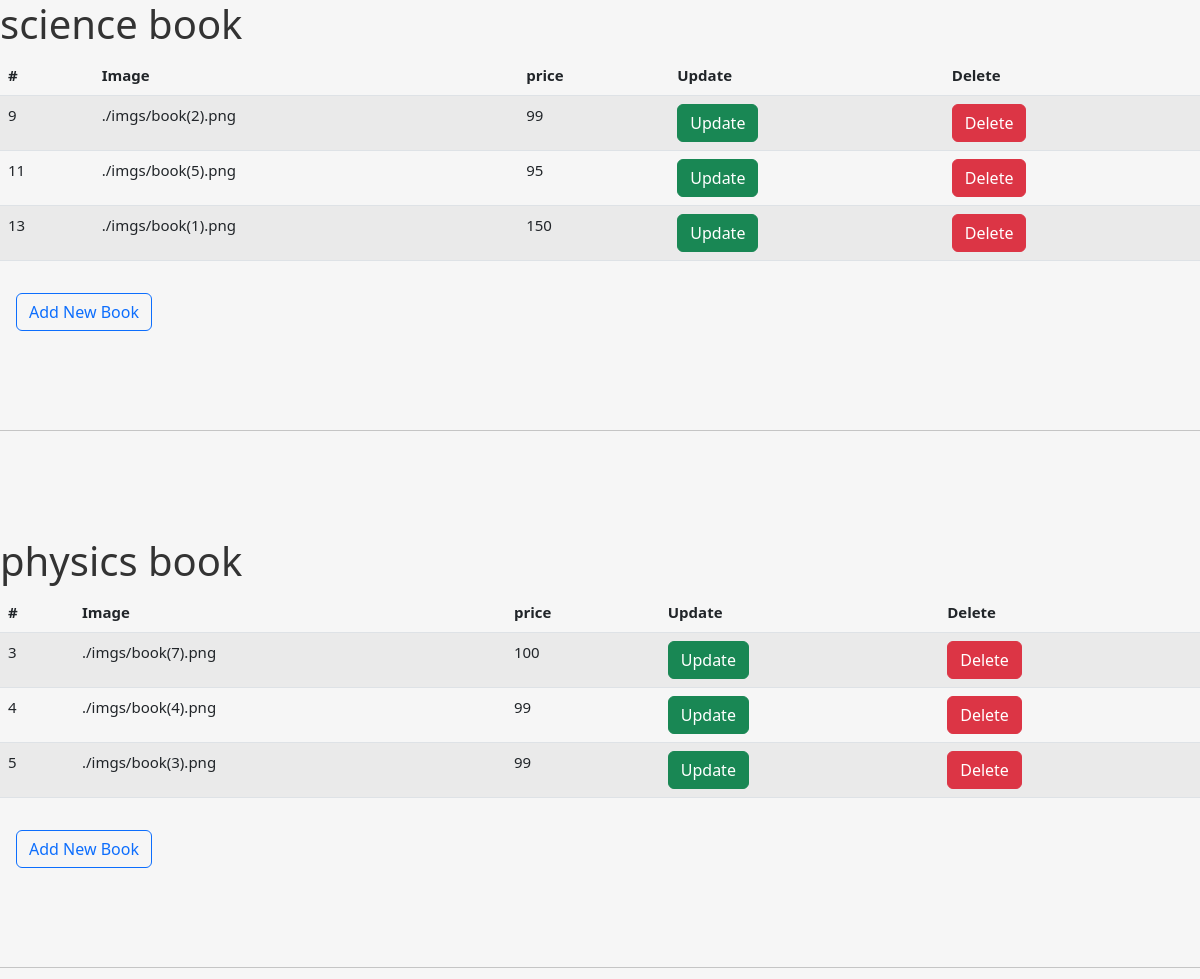
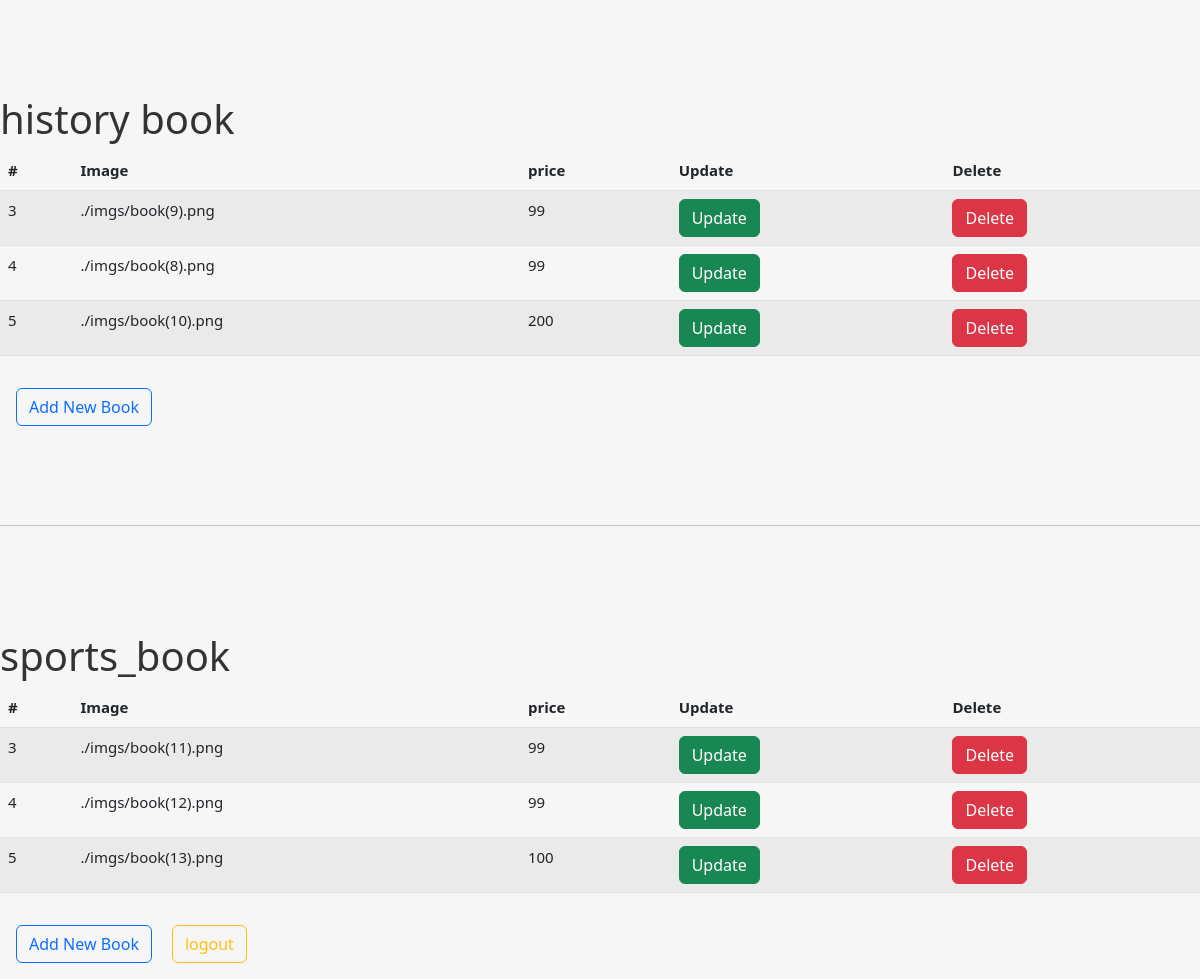
The app's page /home.php with its own data (2 pictures, top to bottom).
### tables this page shows
CREATE TABLE `science_book` (
  `id` int(11) NOT NULL,
  `image` varchar(255) NOT NULL,
  `price` int(11) NOT NULL
);

CREATE TABLE `physics_book` (
  `id` int(11) NOT NULL,
  `image` varchar(255) NOT NULL,
  `price` int(11) NOT NULL
);

CREATE TABLE `history_book` (
  `id` int(11) NOT NULL,
  `image` varchar(255) NOT NULL,
  `price` int(11) NOT NULL
);

CREATE TABLE `sports_book` (
  `id` int(11) NOT NULL,
  `image` varchar(255) NOT NULL,
  `price` int(11) NOT NULL
);

### includes/function/function.php (called while the page is built, shortened)
<?php
function get_all_data($table){
    global $con;
    $stmt = $con->prepare("SELECT * FROM $table");
    $stmt->execute();
    $data = $stmt->fetchAll();
    return $data;
}
?>

### home.php (the view, shortened to what this page needs)
<!DOCTYPE html>
<html lang="en">
<head>
    <link rel="stylesheet" href="css/bootstrap.min.css">
    <link rel="stylesheet" href="css/all.min.css">
    <link rel="stylesheet" href="css/animate.css">
    <link rel="stylesheet" href="css/main.css">
</head>
<body>
<?php
require_once("connect_db.php");
require("./includes/function/function.php");
$science_book = get_all_data('science_book');
$history_book = get_all_data('history_book');
$physics_book = get_all_data('physics_book');
$sports_book = get_all_data('sports_book');
?>
<h1>science book</h1>
<table class="table table-striped">
  <thead>
    <tr>
    <th scope="col">#</th>
    <th scope="col">Image</th>
    <th scope="col">price</th>
    <th scope="col">Update</th>
    <th scope="col">Delete</th>
</tr>
</thead>
<tbody>
<?php foreach($science_book as $book){ ?>
<tr>
    <td><?php echo $book['id']?></td>
    <td><?php echo $book['image']?></td>
    <td><?php echo $book['price']?></td>
    <td><a class="btn btn-success" href="update_science.php?book_id=<?php echo $book['id']?>">Update</a></td>
    <td><a class="btn btn-danger" href="delete_science.php?book_id=<?php echo $book['id']?>">Delete</a></td>
</tr>
<?php } ?>
</tbody>
</table>
<a href="add_science.php" class="btn btn-outline-primary color-white m-3">Add New Book</a>
<br><br><br><br>
<hr>
<br><br><br><br>
<h1>physics book</h1>
<table class="table table-striped">
  <thead>
    <tr>
    <th scope="col">#</th>
    <th scope="col">Image</th>
    <th scope="col">price</th>
    <th scope="col">Update</th>
    <th scope="col">Delete</th>
</tr>
</thead>
<tbody>
<?php foreach($physics_book as $book){ ?>
<tr>
    <td><?php echo $book['id']?></td>
    <td><?php echo $book['image']?></td>
    <td><?php echo $book['price']?></td>
    <td><a class="btn btn-success" href="update_physics.php?book_id=<?php echo $book['id']?>">Update</a></td>
    <td><a class="btn btn-danger" href="delete_physics.php?book_id=<?php echo $book['id']?>">Delete</a></td>
</tr>
<?php } ?>
</tbody>
</table>
<a href="add_physics.php" class="btn btn-outline-primary color-white m-3">Add New Book</a>
<br><br><br><br>
<hr>
<br><br><br><br>
<h1>history book</h1>
<table class="table table-striped">
  <thead>
    <tr>
    <th scope="col">#</th>
    <th scope="col">Image</th>
    <th scope="col">price</th>
    <th scope="col">Update</th>
    <th scope="col">Delete</th>
</tr>
</thead>
<tbody>
<?php foreach($history_book as $book){ ?>
<tr>
    <td><?php echo $book['id']?></td>
    <td><?php echo $book['image']?></td>
    <td><?php echo $book['price']?></td>
    <td><a class="btn btn-success" href="update_history.php?book_id=<?php echo $book['id']?>">Update</a></td>
    <td><a class="btn btn-danger" href="delete_history.php?book_id=<?php echo $book['id']?>">Delete</a></td>
</tr>
<?php } ?>
</tbody>
</table>
<a href="add_history.php" class="btn btn-outline-primary color-white m-3">Add New Book</a>
<br><br><br><br>
<hr>
<br><br><br><br>
<h1>sports_book</h1>
<table class="table table-striped">
  <thead>
    <tr>
    <th scope="col">#</th>
    <th scope="col">Image</th>
    <th scope="col">price</th>
    <th scope="col">Update</th>
    <th scope="col">Delete</th>
</tr>
</thead>
<tbody>
<?php foreach($sports_book as $book){ ?>
<tr>
    <td><?php echo $book['id']?></td>
    <td><?php echo $book['image']?></td>
    <td><?php echo $book['price']?></td>
    <td><a class="btn btn-success" href="update_sports.php?book_id=<?php echo $book['id']?>">Update</a></td>
    <td><a class="btn btn-danger" href="delete_sports.php?book_id=<?php echo $book['id']?>">Delete</a></td>
</tr>
<?php } ?>
</tbody>
</table>
<a href="add_sports.php" class="btn btn-outline-primary color-white m-3">Add New Book</a>
<a href="logout.php" class="btn btn-outline-warning color-white m-3 ms-auto">logout</a>
</body>
</html>

### css/main.css (style rules this page uses)
:root { --color-primary: #47b2e4; --bd-violet-rgb: 112.520718, 44.062154, 249.437846; }
* { box-sizing: border-box; }
*:after, *:before { -webkit-box-sizing: border-box; -moz-box-sizing: border-box; box-sizing: border-box; padding: 0; margin: 0; }
body { background: #f6f6f6; font-weight: 400; font-size: 15px; color: #333; overflow: scroll; overflow-x: hidden; margin: 0; }
a { color: #555; text-decoration: none; }

### records on screen
science_book: id "9", image "./imgs/book(2).png", price "99"
science_book: id "11", image "./imgs/book(5).png", price "95"
science_book: id "13", image "./imgs/book(1).png", price "150"
physics_book: id "3", image "./imgs/book(7).png", price "100"
physics_book: id "4", image "./imgs/book(4).png", price "99"
physics_book: id "5", image "./imgs/book(3).png", price "99"
history_book: id "3", image "./imgs/book(9).png", price "99"
history_book: id "4", image "./imgs/book(8).png", price "99"
history_book: id "5", image "./imgs/book(10).png", price "200"
sports_book: id "3", image "./imgs/book(11).png", price "99"
sports_book: id "4", image "./imgs/book(12).png", price "99"
sports_book: id "5", image "./imgs/book(13).png", price "100"
